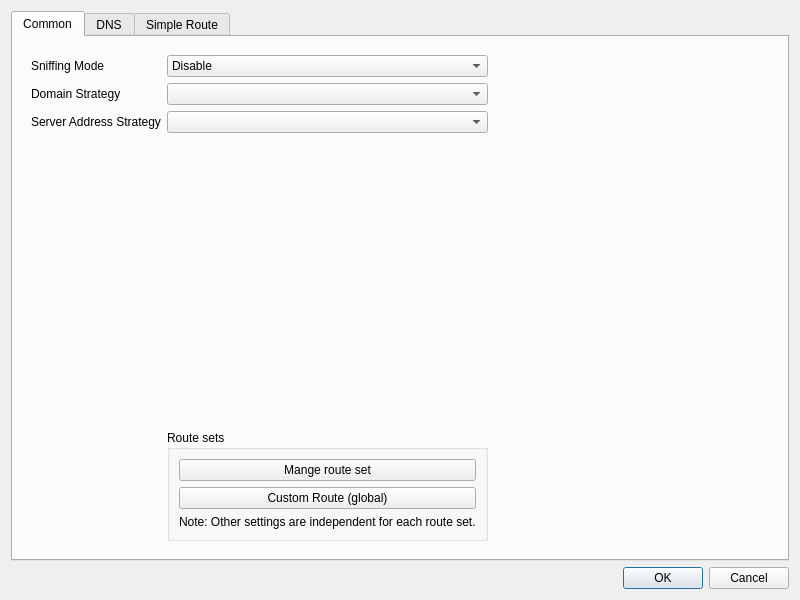
<?xml version="1.0" encoding="UTF-8"?>
<ui version="4.0">
 <class>DialogManageRoutes</class>
 <widget class="QWidget" name="DialogManageRoutes">
  <property name="geometry">
   <rect>
    <x>0</x>
    <y>0</y>
    <width>800</width>
    <height>600</height>
   </rect>
  </property>
  <property name="windowTitle">
   <string>Routes</string>
  </property>
  <layout class="QVBoxLayout" name="verticalLayout">
   <item>
    <widget class="QTabWidget" name="tabWidget">
     <property name="currentIndex">
      <number>0</number>
     </property>
     <widget class="QWidget" name="tab">
      <attribute name="title">
       <string>Common</string>
      </attribute>
      <layout class="QVBoxLayout" name="verticalLayout_3">
       <item>
        <widget class="QWidget" name="widget" native="true">
         <layout class="QGridLayout" name="gridLayout_2">
          <item row="4" column="1">
           <spacer name="verticalSpacer">
            <property name="orientation">
             <enum>Qt::Vertical</enum>
            </property>
            <property name="sizeHint" stdset="0">
             <size>
              <width>20</width>
              <height>40</height>
             </size>
            </property>
           </spacer>
          </item>
          <item row="5" column="1">
           <widget class="QGroupBox" name="groupBox">
            <property name="title">
             <string>Route sets</string>
            </property>
            <layout class="QVBoxLayout" name="verticalLayout_7">
             <item>
              <widget class="QPushButton" name="load_save">
               <property name="text">
                <string>Mange route set</string>
               </property>
              </widget>
             </item>
             <item>
              <widget class="QPushButton" name="custom_route_global_edit">
               <property name="text">
                <string>Custom Route (global)</string>
               </property>
              </widget>
             </item>
             <item>
              <widget class="QLabel" name="label_5">
               <property name="text">
                <string>Note: Other settings are independent for each route set.</string>
               </property>
              </widget>
             </item>
            </layout>
           </widget>
          </item>
          <item row="2" column="0">
           <widget class="QLabel" name="label_6">
            <property name="toolTip">
             <string notr="true">For V2Ray, it sets routing.domainStrategy
For sing-box, it sets inbound.domain_strategy</string>
            </property>
            <property name="text">
             <string>Domain Strategy</string>
            </property>
           </widget>
          </item>
          <item row="3" column="1">
           <widget class="QComboBox" name="outbound_domain_strategy">
            <property name="editable">
             <bool>false</bool>
            </property>
           </widget>
          </item>
          <item row="1" column="1">
           <widget class="QComboBox" name="sniffing_mode">
            <item>
             <property name="text">
              <string>Disable</string>
             </property>
            </item>
            <item>
             <property name="text">
              <string>Sniff result for routing</string>
             </property>
            </item>
            <item>
             <property name="text">
              <string>Sniff result for destination</string>
             </property>
            </item>
           </widget>
          </item>
          <item row="1" column="0">
           <widget class="QLabel" name="label">
            <property name="text">
             <string>Sniffing Mode</string>
            </property>
           </widget>
          </item>
          <item row="3" column="0">
           <widget class="QLabel" name="label_3">
            <property name="text">
             <string>Server Address Strategy</string>
            </property>
           </widget>
          </item>
          <item row="2" column="1">
           <widget class="QComboBox" name="domainStrategyCombo">
            <property name="editable">
             <bool>false</bool>
            </property>
           </widget>
          </item>
          <item row="1" column="2">
           <spacer name="horizontalSpacer_3">
            <property name="orientation">
             <enum>Qt::Horizontal</enum>
            </property>
            <property name="sizeHint" stdset="0">
             <size>
              <width>40</width>
              <height>20</height>
             </size>
            </property>
           </spacer>
          </item>
         </layout>
        </widget>
       </item>
      </layout>
     </widget>
     <widget class="QWidget" name="tab_3">
      <attribute name="title">
       <string>DNS</string>
      </attribute>
      <layout class="QVBoxLayout" name="verticalLayout_4">
       <item>
        <widget class="QGroupBox" name="simple_dns_box">
         <property name="title">
          <string>Simple DNS Settings</string>
         </property>
         <layout class="QGridLayout" name="gridLayout">
          <item row="1" column="0">
           <widget class="QLabel" name="label_8">
            <property name="toolTip">
             <string>This is especially important and it is recommended to use the default value of &quot;localhost&quot;.
If the default value does not work, try changing it to &quot;223.5.5.5&quot;.
For more information, see the document &quot;Configuration/DNS&quot;.</string>
            </property>
            <property name="text">
             <string>Direct DNS</string>
            </property>
           </widget>
          </item>
          <item row="0" column="2">
           <layout class="QHBoxLayout" name="horizontalLayout_7">
            <item>
             <widget class="QComboBox" name="remote_dns">
              <property name="sizePolicy">
               <sizepolicy hsizetype="Expanding" vsizetype="Fixed">
                <horstretch>0</horstretch>
                <verstretch>0</verstretch>
               </sizepolicy>
              </property>
              <property name="editable">
               <bool>true</bool>
              </property>
              <item>
               <property name="text">
                <string notr="true">https://8.8.8.8/dns-query</string>
               </property>
              </item>
              <item>
               <property name="text">
                <string notr="true">https://1.0.0.1/dns-query</string>
               </property>
              </item>
              <item>
               <property name="text">
                <string notr="true">https://1.1.1.1/dns-query</string>
               </property>
              </item>
              <item>
               <property name="text">
                <string notr="true">https://dns.google/dns-query</string>
               </property>
              </item>
              <item>
               <property name="text">
                <string notr="true">https://one.one.one.one/dns-query</string>
               </property>
              </item>
              <item>
               <property name="text">
                <string notr="true">https://[2001:4860:4860::8888]/dns-query</string>
               </property>
              </item>
              <item>
               <property name="text">
                <string notr="true">https://[2606:4700:4700::1111]/dns-query</string>
               </property>
              </item>
             </widget>
            </item>
            <item>
             <widget class="QLabel" name="label_10">
              <property name="text">
               <string>Query Strategy</string>
              </property>
             </widget>
            </item>
            <item>
             <widget class="QComboBox" name="remote_dns_strategy"/>
            </item>
           </layout>
          </item>
          <item row="0" column="0">
           <widget class="QLabel" name="label_9">
            <property name="text">
             <string>Remote DNS</string>
            </property>
            <property name="buddy">
             <cstring>widget</cstring>
            </property>
           </widget>
          </item>
          <item row="2" column="2">
           <layout class="QHBoxLayout" name="horizontalLayout_3">
            <item>
             <widget class="QCheckBox" name="dns_routing">
              <property name="text">
               <string>Enable DNS Routing</string>
              </property>
             </widget>
            </item>
            <item>
             <spacer name="horizontalSpacer_2">
              <property name="orientation">
               <enum>Qt::Horizontal</enum>
              </property>
              <property name="sizeHint" stdset="0">
               <size>
                <width>40</width>
                <height>20</height>
               </size>
              </property>
             </spacer>
            </item>
            <item>
             <widget class="QLabel" name="dns_final_out_l">
              <property name="text">
               <string>Final DNS Out</string>
              </property>
             </widget>
            </item>
            <item>
             <widget class="QComboBox" name="dns_final_out">
              <item>
               <property name="text">
                <string notr="true">proxy</string>
               </property>
              </item>
              <item>
               <property name="text">
                <string notr="true">bypass</string>
               </property>
              </item>
             </widget>
            </item>
           </layout>
          </item>
          <item row="1" column="2">
           <layout class="QHBoxLayout" name="horizontalLayout_8">
            <item>
             <widget class="QComboBox" name="direct_dns">
              <property name="sizePolicy">
               <sizepolicy hsizetype="Expanding" vsizetype="Fixed">
                <horstretch>0</horstretch>
                <verstretch>0</verstretch>
               </sizepolicy>
              </property>
              <property name="editable">
               <bool>true</bool>
              </property>
              <item>
               <property name="text">
                <string notr="true">local</string>
               </property>
              </item>
              <item>
               <property name="text">
                <string notr="true">tls://120.53.53.53</string>
               </property>
              </item>
              <item>
               <property name="text">
                <string notr="true">https://223.5.5.5/dns-query</string>
               </property>
              </item>
              <item>
               <property name="text">
                <string notr="true">https://1.12.12.12/dns-query</string>
               </property>
              </item>
              <item>
               <property name="text">
                <string notr="true">https://dns.alidns.com/dns-query</string>
               </property>
              </item>
              <item>
               <property name="text">
                <string notr="true">https://doh.pub/dns-query</string>
               </property>
              </item>
              <item>
               <property name="text">
                <string notr="true">223.5.5.5</string>
               </property>
              </item>
              <item>
               <property name="text">
                <string notr="true">119.29.29.29</string>
               </property>
              </item>
              <item>
               <property name="text">
                <string notr="true">2400:3200::1</string>
               </property>
              </item>
              <item>
               <property name="text">
                <string notr="true">2402:4e00::</string>
               </property>
              </item>
             </widget>
            </item>
            <item>
             <widget class="QLabel" name="label_11">
              <property name="text">
               <string>Query Strategy</string>
              </property>
             </widget>
            </item>
            <item>
             <widget class="QComboBox" name="direct_dns_strategy"/>
            </item>
           </layout>
          </item>
         </layout>
        </widget>
       </item>
       <item>
        <widget class="QGroupBox" name="groupBox_2">
         <property name="title">
          <string>DNS Object Settings</string>
         </property>
         <layout class="QVBoxLayout" name="verticalLayout_5">
          <item>
           <layout class="QHBoxLayout" name="horizontalLayout_4">
            <item>
             <widget class="QCheckBox" name="use_dns_object">
              <property name="text">
               <string>Use DNS Object</string>
              </property>
             </widget>
            </item>
            <item>
             <widget class="QPushButton" name="format_dns_object">
              <property name="sizePolicy">
               <sizepolicy hsizetype="Maximum" vsizetype="Fixed">
                <horstretch>0</horstretch>
                <verstretch>0</verstretch>
               </sizepolicy>
              </property>
              <property name="text">
               <string>Format</string>
              </property>
             </widget>
            </item>
            <item>
             <widget class="QPushButton" name="dns_document">
              <property name="sizePolicy">
               <sizepolicy hsizetype="Maximum" vsizetype="Fixed">
                <horstretch>0</horstretch>
                <verstretch>0</verstretch>
               </sizepolicy>
              </property>
              <property name="text">
               <string>Document</string>
              </property>
             </widget>
            </item>
           </layout>
          </item>
          <item>
           <widget class="QPlainTextEdit" name="dns_object"/>
          </item>
         </layout>
        </widget>
       </item>
      </layout>
     </widget>
     <widget class="QWidget" name="tab_2">
      <attribute name="title">
       <string>Simple Route</string>
      </attribute>
      <layout class="QVBoxLayout" name="verticalLayout_6">
       <item>
        <widget class="QGroupBox" name="gb2">
         <layout class="QVBoxLayout" name="verticalLayout_2">
          <item>
           <layout class="QGridLayout" name="gridLayout_3" rowstretch="0,1,1" columnstretch="0,1,1,1">
            <item row="0" column="3">
             <widget class="QLabel" name="label_82">
              <property name="text">
               <string>Block</string>
              </property>
              <property name="alignment">
               <set>Qt::AlignCenter</set>
              </property>
             </widget>
            </item>
            <item row="2" column="3">
             <layout class="QGridLayout" name="blockTxtLayout"/>
            </item>
            <item row="0" column="1">
             <widget class="QLabel" name="label_80">
              <property name="text">
               <string>Direct</string>
              </property>
              <property name="alignment">
               <set>Qt::AlignCenter</set>
              </property>
             </widget>
            </item>
            <item row="2" column="0">
             <widget class="QLabel" name="label_7">
              <property name="text">
               <string>Domain</string>
              </property>
              <property name="alignment">
               <set>Qt::AlignRight|Qt::AlignTrailing|Qt::AlignVCenter</set>
              </property>
             </widget>
            </item>
            <item row="2" column="1">
             <layout class="QGridLayout" name="directTxtLayout"/>
            </item>
            <item row="1" column="2">
             <layout class="QGridLayout" name="proxyIPLayout"/>
            </item>
            <item row="0" column="2">
             <widget class="QLabel" name="label_81">
              <property name="text">
               <string>Proxy</string>
              </property>
              <property name="alignment">
               <set>Qt::AlignCenter</set>
              </property>
             </widget>
            </item>
            <item row="2" column="2">
             <layout class="QGridLayout" name="proxyTxtLayout"/>
            </item>
            <item row="1" column="3">
             <layout class="QGridLayout" name="blockIPLayout"/>
            </item>
            <item row="1" column="0">
             <widget class="QLabel" name="label_2">
              <property name="text">
               <string>IP</string>
              </property>
              <property name="alignment">
               <set>Qt::AlignRight|Qt::AlignTrailing|Qt::AlignVCenter</set>
              </property>
             </widget>
            </item>
            <item row="1" column="1">
             <layout class="QGridLayout" name="directIPLayout"/>
            </item>
           </layout>
          </item>
          <item>
           <layout class="QHBoxLayout" name="horizontalLayout_5">
            <item>
             <widget class="QWidget" name="horizontalWidget_2" native="true">
              <layout class="QHBoxLayout" name="horizontalLayout_6">
               <property name="leftMargin">
                <number>0</number>
               </property>
               <property name="topMargin">
                <number>0</number>
               </property>
               <property name="rightMargin">
                <number>0</number>
               </property>
               <property name="bottomMargin">
                <number>0</number>
               </property>
               <item>
                <widget class="QToolButton" name="preset">
                 <property name="sizePolicy">
                  <sizepolicy hsizetype="Preferred" vsizetype="Fixed">
                   <horstretch>0</horstretch>
                   <verstretch>0</verstretch>
                  </sizepolicy>
                 </property>
                 <property name="text">
                  <string>Preset</string>
                 </property>
                 <property name="popupMode">
                  <enum>QToolButton::InstantPopup</enum>
                 </property>
                 <property name="toolButtonStyle">
                  <enum>Qt::ToolButtonTextBesideIcon</enum>
                 </property>
                </widget>
               </item>
               <item>
                <widget class="QPushButton" name="custom_route_edit">
                 <property name="text">
                  <string>Custom Route</string>
                 </property>
                </widget>
               </item>
              </layout>
             </widget>
            </item>
            <item>
             <spacer name="horizontalSpacer">
              <property name="orientation">
               <enum>Qt::Horizontal</enum>
              </property>
              <property name="sizeHint" stdset="0">
               <size>
                <width>40</width>
                <height>20</height>
               </size>
              </property>
             </spacer>
            </item>
            <item>
             <widget class="QWidget" name="horizontalWidget" native="true">
              <layout class="QHBoxLayout" name="horizontalLayout_2">
               <property name="leftMargin">
                <number>0</number>
               </property>
               <property name="topMargin">
                <number>0</number>
               </property>
               <property name="rightMargin">
                <number>0</number>
               </property>
               <property name="bottomMargin">
                <number>0</number>
               </property>
               <item>
                <widget class="QLabel" name="label_4">
                 <property name="text">
                  <string>Default Outbound</string>
                 </property>
                </widget>
               </item>
               <item>
                <widget class="QComboBox" name="def_outbound">
                 <item>
                  <property name="text">
                   <string notr="true">proxy</string>
                  </property>
                 </item>
                 <item>
                  <property name="text">
                   <string notr="true">bypass</string>
                  </property>
                 </item>
                 <item>
                  <property name="text">
                   <string notr="true">block</string>
                  </property>
                 </item>
                </widget>
               </item>
              </layout>
             </widget>
            </item>
           </layout>
          </item>
         </layout>
        </widget>
       </item>
      </layout>
     </widget>
    </widget>
   </item>
   <item>
    <layout class="QHBoxLayout" name="horizontalLayout">
     <item>
      <widget class="QDialogButtonBox" name="buttonBox">
       <property name="sizePolicy">
        <sizepolicy hsizetype="Preferred" vsizetype="Preferred">
         <horstretch>0</horstretch>
         <verstretch>0</verstretch>
        </sizepolicy>
       </property>
       <property name="standardButtons">
        <set>QDialogButtonBox::Cancel|QDialogButtonBox::Ok</set>
       </property>
      </widget>
     </item>
    </layout>
   </item>
  </layout>
 </widget>
 <tabstops>
  <tabstop>tabWidget</tabstop>
  <tabstop>sniffing_mode</tabstop>
  <tabstop>domainStrategyCombo</tabstop>
  <tabstop>outbound_domain_strategy</tabstop>
  <tabstop>load_save</tabstop>
  <tabstop>custom_route_global_edit</tabstop>
  <tabstop>remote_dns</tabstop>
  <tabstop>remote_dns_strategy</tabstop>
  <tabstop>direct_dns</tabstop>
  <tabstop>direct_dns_strategy</tabstop>
  <tabstop>dns_routing</tabstop>
  <tabstop>dns_final_out</tabstop>
  <tabstop>use_dns_object</tabstop>
  <tabstop>format_dns_object</tabstop>
  <tabstop>dns_document</tabstop>
  <tabstop>dns_object</tabstop>
  <tabstop>preset</tabstop>
  <tabstop>custom_route_edit</tabstop>
  <tabstop>def_outbound</tabstop>
 </tabstops>
 <resources/>
</ui>
